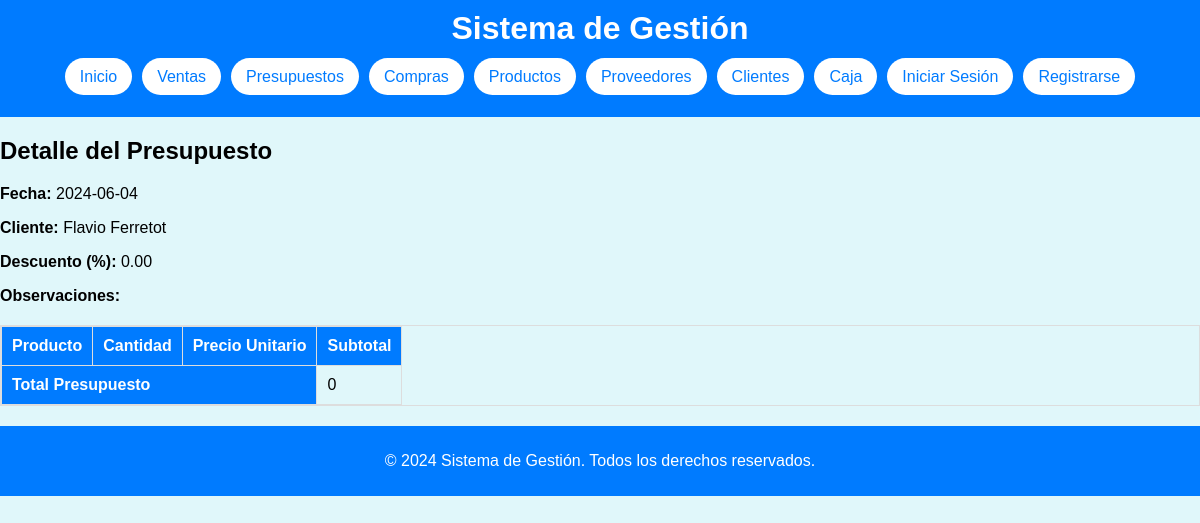
The app's page /gestion/presupuestos/ver_presupuesto.php?id=1 with its own data.
### tables this page shows
CREATE TABLE `presupuestos` (
  `ID_Presupuesto` int(11) NOT NULL,
  `ID_Cliente` int(11) DEFAULT NULL,
  `Fecha` date DEFAULT NULL,
  `Descuento_Porcentaje` decimal(5,2) DEFAULT NULL,
  `Observaciones` text DEFAULT NULL,
  `Total` decimal(10,2) DEFAULT NULL,
  `Tipo` varchar(50) NOT NULL
);

CREATE TABLE `clientes` (
  `ID_Cliente` int(11) NOT NULL,
  `Nombre` varchar(255) NOT NULL,
  `Razon_Social` varchar(255) NOT NULL,
  `Tipo_Documento` enum('CUIT','DNI') NOT NULL,
  `Documento` varchar(50) NOT NULL,
  `Telefono` varchar(50) DEFAULT NULL,
  `Direccion` varchar(255) DEFAULT NULL,
  `Observaciones` text DEFAULT NULL
);

### gestion/presupuestos/ver_presupuesto.php (the view, shortened to what this page needs)
<?php
include '../includes/db_connect.php';
include '../includes/header.php';
if (isset($_GET['id']) && is_numeric($_GET['id'])) {
    $id_presupuesto = $_GET['id'];
    $sql_presupuesto = "SELECT p.Fecha, c.Nombre AS Cliente, p.Descuento_Porcentaje, p.Observaciones,
                        pp.ID_Producto, prod.Nombre AS Producto, pp.Cantidad, pp.Precio_Unitario, pp.Subtotal
                        FROM Presupuestos p
                        JOIN Clientes c ON p.ID_Cliente = c.ID_Cliente
                        JOIN Productos_Presupuestos pp ON p.ID_Presupuesto = pp.ID_Presupuesto
                        JOIN Productos prod ON pp.ID_Producto = prod.ID_Producto
                        WHERE p.ID_Presupuesto = $id_presupuesto";
    $result_presupuesto = $conn->query($sql_presupuesto);
    if ($result_presupuesto->num_rows > 0) {
        $presupuesto = $result_presupuesto->fetch_assoc();
?>
        <h2>Detalle del Presupuesto</h2>
        <p><strong>Fecha:</strong> <?php echo $presupuesto['Fecha']; ?></p>
        <p><strong>Cliente:</strong> <?php echo $presupuesto['Cliente']; ?></p>
        <p><strong>Descuento (%):</strong> <?php echo $presupuesto['Descuento_Porcentaje']; ?></p>
        <p><strong>Observaciones:</strong> <?php echo $presupuesto['Observaciones']; ?></p>
        <table>
            <tr>
                <th>Producto</th>
                <th>Cantidad</th>
                <th>Precio Unitario</th>
                <th>Subtotal</th>
            </tr>
            <?php
            $total_presupuesto = 0;
            ?>
            <tr>
                <th colspan="3">Total Presupuesto</th>
                <td><?php echo $total_presupuesto; ?></td>
            </tr>
        </table>
<?php
    } else {
        echo "<p>No se encontró el presupuesto.</p>";
    }
} else {
    echo "<p>ID de presupuesto no válido.</p>";
}
include '../includes/footer.php';
?>

### gestion/css/styles.css (style rules this page uses)
body { font-family: Arial, sans-serif; background-color: #e0f7fa; margin: 0; padding: 0; }
table { width: 100%; border-collapse: collapse; margin-top: 20px; overflow-x: auto; display: block; }
table, th, td { border: 1px solid #ddd; }
th, td { padding: 10px; text-align: left; }
th { background-color: #007BFF; color: white; }

### records on screen
presupuestos: Fecha "2024-06-04", ID_Cliente.Nombre "Flavio Ferretot", Descuento_Porcentaje "0.00"

### other values on screen
$total_presupuesto "0"
